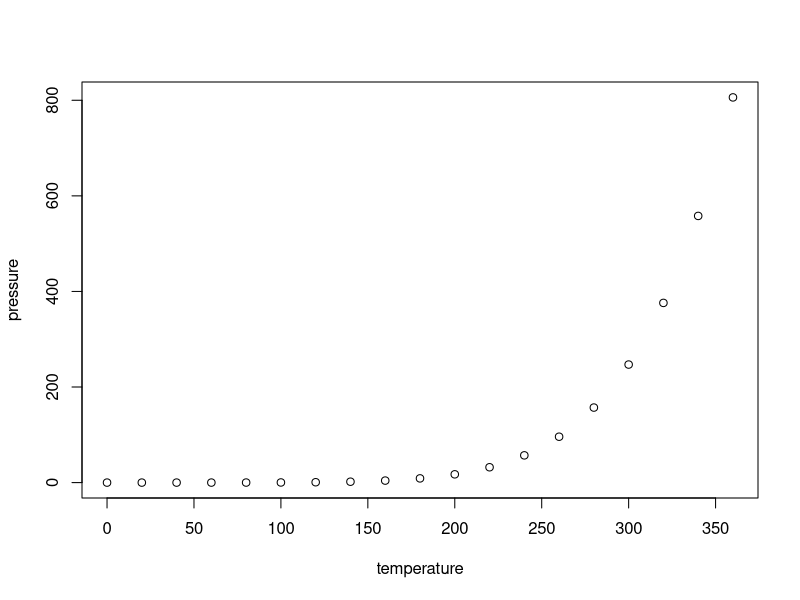
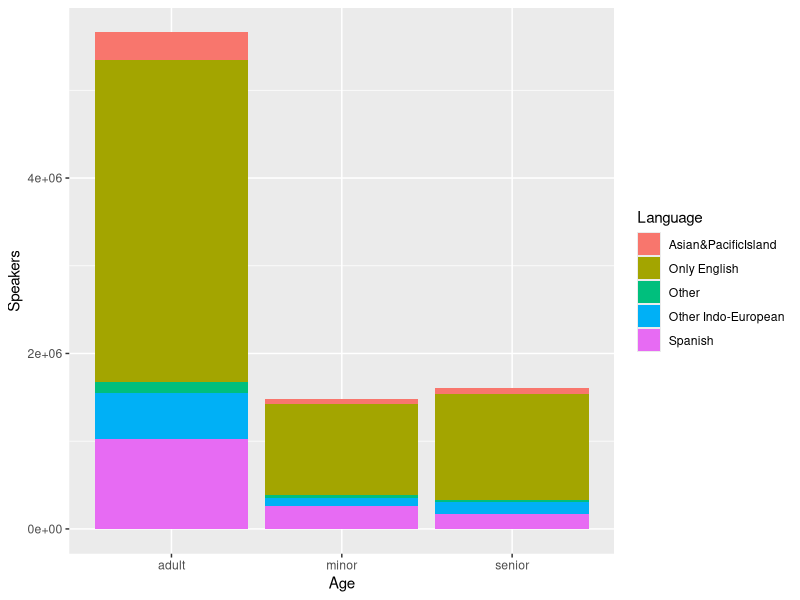

Reproduce these figures in R, in order.
## ---- chunk 1
knitr::opts_chunk$set(echo = TRUE)
## ---- chunk 2
plot(pressure)
## ---- chunk 3
getwd()
setwd("C:\\Users\\sharo\\Documents\\Sharon's Documents\\CompSocSciProject\\data")
ACS_data <- read.csv("real_app_data_csv.csv") 
str(ACS_data)

library(ggplot2)
library(dplyr)

ggplot(data = ACS_data, mapping = aes(x = Age, y = Speakers, fill = Language)) + geom_col()
